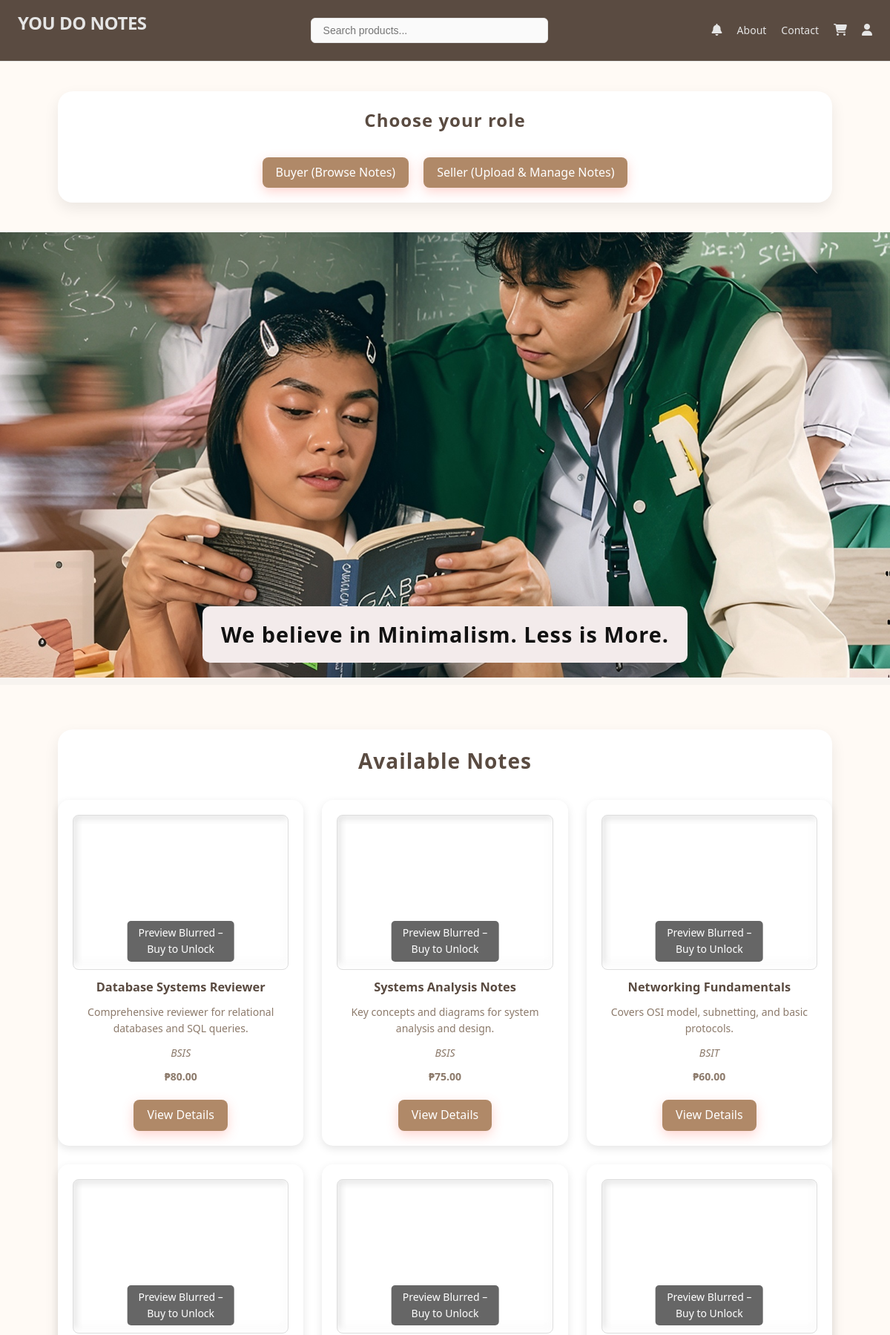
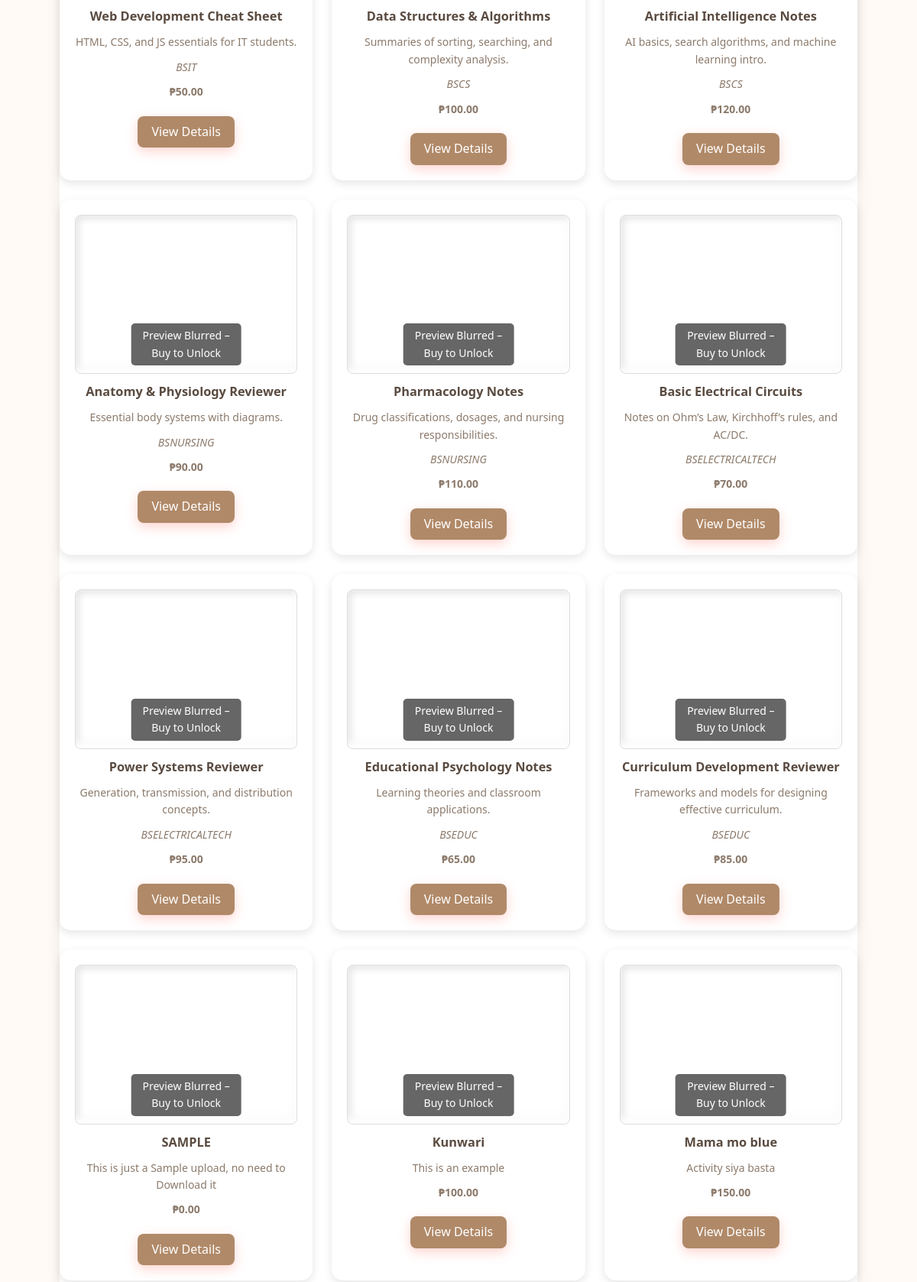
The page / (upper part) on the database its author committed (2 pictures, top to bottom).
### tables this page shows
CREATE TABLE `products` (
  `id` int(11) NOT NULL,
  `title` varchar(100) DEFAULT NULL,
  `description` text DEFAULT NULL,
  `price` decimal(10,2) DEFAULT NULL,
  `seller_email` varchar(255) NOT NULL,
  `course` varchar(100) NOT NULL,
  `file_path` varchar(255) DEFAULT NULL,
  `note_link` varchar(500) DEFAULT NULL,
  `status` varchar(20) DEFAULT 'pending'
);

### index.php (the view, shortened to what this page needs)
<?php
include("config.php");
$search = "";
?>
<!DOCTYPE html>
<html lang="en">
<head>
  <link rel="stylesheet" href="https://cdnjs.cloudflare.com/ajax/libs/font-awesome/6.4.0/css/all.min.css">
  <link rel="stylesheet" href="assets/style.css">
</head>
<body>
  <div class="navbar">
    <div class="navbar-left">
      <h2>YOU DO NOTES</h2>
    </div>
    <div class="navbar-center">
      <form method="GET" action="products.php">
        <input type="text" name="search" placeholder="Search products..." value="<?php echo htmlspecialchars($search); ?>">
      </form>
    </div>
    <div class="navbar-right">
      <a href="notifications.php" class="notification" title="Notifications">
        <i class="fa-solid fa-bell"></i>
      </a>
      <a href="about.php">About</a>
      <a href="contact.php">Contact</a>
      <a href="cart.php" class="cart-link" title="Cart">
        <i class="fa-solid fa-cart-shopping"></i>
      </a>
      <a href="profile.php" title="Profile"><i class="fa-solid fa-user"></i></a>
    </div>
  </div>
  <section id="user-choice">
    <div class="container">
      <h2>Choose your role</h2>
      <div class="choice-buttons">
        <a href="#notes" class="btn">Buyer (Browse Notes)</a>
        <a href="seller.php" class="btn">Seller (Upload & Manage Notes)</a>
      </div>
    </div>
  </section>
  <div class="banner">
    <h1>We believe in Minimalism. Less is More.</h1>
  </div>
  <section id="notes">
    <div class="container">
      <h2>Available Notes</h2>
      <div class="notes-grid">
        <?php
$sql = "SELECT * FROM products";
$result = mysqli_query($conn, $sql);
while ($row = mysqli_fetch_assoc($result)) {
  $isMatch = !empty($search) && (
      stripos($row['title'], $search) !== false ||
      stripos($row['description'], $search) !== false
  );
  ?>
  <div class="note-card <?php echo $isMatch ? 'highlight' : ''; ?>">
    <div class="note-preview">
      <?php if (!empty($row['file_path'])): ?>
        <iframe src="<?php echo $row['file_path']; ?>#toolbar=0"
                style="width:100%; height:200px; filter: blur(5px); pointer-events:none;">
        </iframe>
      <?php else: ?>
        <img src="images/default.jpg" alt="No preview available" style="width:100%; filter: blur(5px);">
      <?php endif; ?>
      <div class="locked-message">Preview Blurred – Buy to Unlock</div>
    </div>
    <h3><?php echo $row['title']; ?></h3>
    <p><?php echo $row['description']; ?></p>
    <p><em><?php echo $row['course']; ?></em></p>
    <p><strong>₱<?php echo $row['price']; ?></strong></p>
    <a href="product_details.php?id=<?php echo $row['id']; ?>" class="btn">View Details</a>
  </div>
<?php } ?>
      </div>
    </div>
  </section>
</body>
</html>

### assets/style.css (style rules this page uses)
* { margin: 0; padding: 0; box-sizing: border-box; }
body { font-family: 'Inter', -apple-system, BlinkMacSystemFont, sans-serif; background: #ffffff; color: #1a1a1a; line-height: 1.6; font-size: 14px; }
.container { background: #ffffff; padding: 30px; border-radius: 20px; box-shadow: 0 8px 20px rgba(0,0,0,0.08); width: 350px; text-align: center; transition: transform 0.3s, box-shadow 0.3s; }
h1, h2 { color: #111111; margin-bottom: 20px; font-weight: 700; letter-spacing: 1px; }
input { width: 90%; padding: 12px; margin: 10px 0; border-radius: 12px; border: 1px solid #cccccc; background-color: #f9f9f9; outline: none; transition: border 0.3s, box-shadow 0.3s; }
.btn, button { background-color: #ff6f61; color: #fff; border: none; padding: 12px 25px; border-radius: 25px; font-size: 16px; cursor: pointer; margin-top: 15px; display: inline-block; text-decoration: none; transition: all 0.3s ease; box-shadow: 0 5px 15px rgba(255,111,97,0.3); }
.notes-grid { display: grid; grid-template-columns: repeat(auto-fill, minmax(250px, 1fr)); gap: 20px; margin-top: 20px; }
.note-card { background: #f9f9f9; padding: 20px; border-radius: 15px; box-shadow: 0px 4px 8px rgba(0,0,0,0.1); text-align: center; transition: transform 0.2s; }
body { margin: 0; font-family: 'Segoe UI', Arial, sans-serif; background: #f7f3ef; }
.container { width: 90%; max-width: 1200px; margin: 0 auto; padding: 20px 0; }
.navbar { display: flex; justify-content: space-between; align-items: center; padding: 12px 24px; background: #5a4b41; border-bottom: 1px solid #e5e5e5; position: sticky; top: 0; z-index: 100; }
.navbar-left h2 { font-size: 24px; font-weight: 700; color: #e5e5e5; letter-spacing: -0.5px; }
.navbar-center { flex: 1; max-width: 320px; margin: 0 32px; }
.navbar-center input { width: 100%; padding: 8px 16px; border: 1px solid #e5e5e5; border-radius: 6px; font-size: 14px; background: #fafafa; transition: all 0.2s ease; }
.navbar-right { display: flex; align-items: center; gap: 20px; }
.navbar-right a { color: #e5e5e5; text-decoration: none; font-size: 14px; font-weight: 400; transition: color 0.2s ease; }
.navbar-right i { font-size: 16px; }
.notification { position: relative; }
#user-choice { padding: 40px 20px; background-color: #fffaf5; text-align: center; }
#user-choice h2 { font-size: 24px; margin-bottom: 20px; color: #5a4b41; }
.choice-buttons { display: flex; justify-content: center; gap: 20px; }
#notes { padding: 60px 20px; background-color: #fffaf5; text-align: center; }
#notes h2 { font-size: 28px; margin-bottom: 30px; color: #5a4b41; }
.notes-grid { display: grid; grid-template-columns: repeat(auto-fill, minmax(250px, 1fr)); gap: 25px; margin-top: 20px; }
.note-card { background: #fff; padding: 20px; border-radius: 15px; box-shadow: 0px 4px 12px rgba(0,0,0,0.1); transition: transform 0.2s ease-in-out; }
.note-card h3 { color: #5a4b41; margin: 10px 0; }
.note-card p { color: #8c7a6b; margin-bottom: 10px; }
.note-preview { position: relative; overflow: hidden; border: 1px solid #ddd; border-radius: 8px; margin-bottom: 10px; }
.locked-message { position: absolute; bottom: 10px; left: 50%; transform: translateX(-50%); background: rgba(0,0,0,0.6); color: #fff; padding: 5px 10px; border-radius: 5px; font-size: 14px; }
.banner { background: url('/you_do_notes/images/poster.png') no-repeat center center/cover; height: 600px; display: flex; align-items: flex-end; justify-content: center; color: #fff; text-align: center; margin-bottom: 10px; }
.banner h1 { background: rgb(243, 235, 235); padding: 15px 25px; border-radius: 10px; font-size: 1.8rem; }
.btn { background: #b08968; color: #fff; padding: 8px 18px; border-radius: 8px; text-decoration: none; margin-top: 10px; transition: background 0.2s; }
html { scroll-behavior: smooth; }

### rows shown on the page
products: title "Database Systems Reviewer", description "Comprehensive reviewer for relational databases and SQL queries.", course "BSIS", price "80.00"
products: title "Systems Analysis Notes", description "Key concepts and diagrams for system analysis and design.", course "BSIS", price "75.00"
products: title "Networking Fundamentals", description "Covers OSI model, subnetting, and basic protocols.", course "BSIT", price "60.00"
products: title "Web Development Cheat Sheet", description "HTML, CSS, and JS essentials for IT students.", course "BSIT", price "50.00"
products: title "Data Structures & Algorithms", description "Summaries of sorting, searching, and complexity analysis.", course "BSCS", price "100.00"
products: title "Artificial Intelligence Notes", description "AI basics, search algorithms, and machine learning intro.", course "BSCS", price "120.00"
products: title "Anatomy & Physiology Reviewer", description "Essential body systems with diagrams.", course "BSNURSING", price "90.00"
products: title "Pharmacology Notes", description "Drug classifications, dosages, and nursing responsibilities.", course "BSNURSING", price "110.00"
products: title "Basic Electrical Circuits", description "Notes on Ohm’s Law, Kirchhoff’s rules, and AC/DC.", course "BSELECTRICALTECH", price "70.00"
products: title "Power Systems Reviewer", description "Generation, transmission, and distribution concepts.", course "BSELECTRICALTECH", price "95.00"
products: title "Educational Psychology Notes", description "Learning theories and classroom applications.", course "BSEDUC", price "65.00"
products: title "Curriculum Development Reviewer", description "Frameworks and models for designing effective curriculum.", course "BSEDUC", price "85.00"
products: title "SAMPLE", description "This is just a Sample upload, no need to Download it", price "0.00"
products: title "Kunwari", description "This is an example", price "100.00"
products: title "Mama mo blue", description "Activity siya basta", price "150.00"
